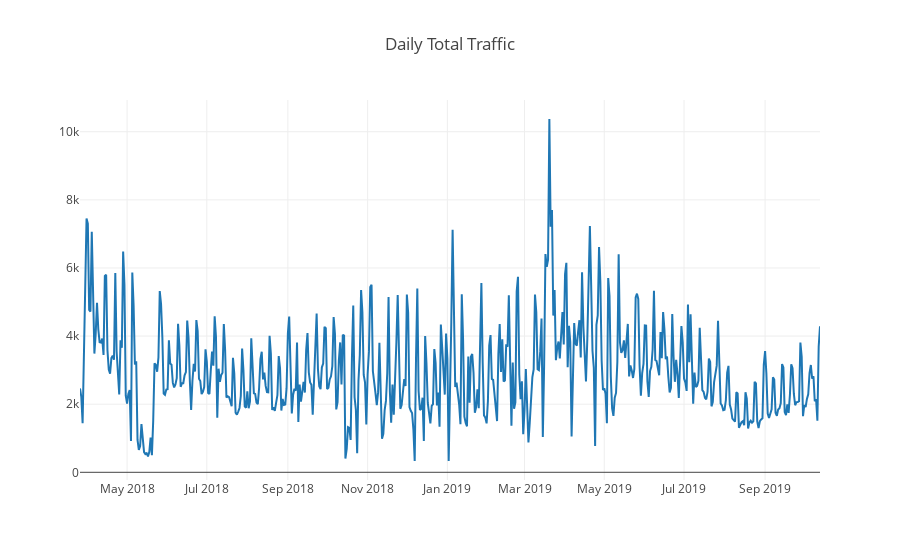

Notebook cell for this chart:
### Markdown cell above
## 2.1 EDA

### Code cell
# Let's take a look and make sure this looks sane. [FROM PROJECT 1 EXAMPLE]
x = df_congress['Date']
y = df_congress['Traffic']

trace1 = go.Scatter(x=x, y=y, name='Butler - Congress')

data = [trace1]
layout = go.Layout(title='Daily Total Traffic', legend=dict(x=-.1, y=1.2))

fig = go.Figure(data=data, layout=layout)
iplot(fig)

### Figure 1 — Plotly figure (JSON) as saved in the notebook; plotly's stock layout.template omitted (floating-point values rounded to 4 significant figures; data arrays with more than 128 entries replaced by an {"elided": "..."} marker saying what was removed)
{"data": [{"name": "Butler - Congress", "type": "scatter", "uid": "c8463372-7577-4a80-96b7-c83fe107f1d1", "x": {"elided": "567 str values"}, "y": {"elided": "567 int values"}}], "layout": {"legend": {"x": -0.1, "y": 1.2}, "title": {"text": "Daily Total Traffic"}}}
